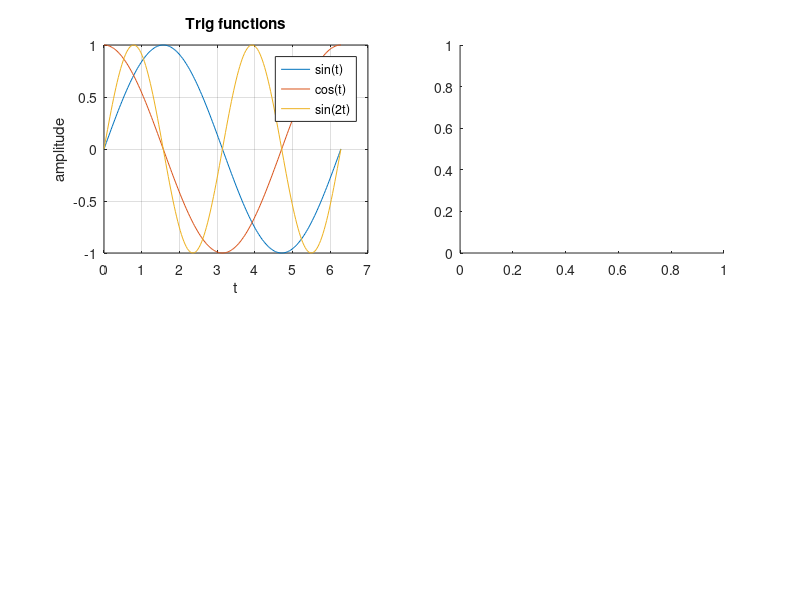

Source code (MATLAB): (Note: this script raises an error after producing the figure.)
% render_matlab.m — produce the ground-truth MATLAB reference for openlab-style fidelity tuning
%
% Renders the EXACT same 4 plots as examples/before_after.py (same data, same
% layout, same figure size + DPI). Output is a single 2x2 grid PNG so we can
% put it side-by-side with examples/after.png and visually + pixel-diff.
%
% Usage in MATLAB:
%   cd /path/to/openlab-style/examples
%   render_matlab
%   % outputs: examples/matlab_reference.png
%
% After running, commit examples/matlab_reference.png to the repo so we have
% the ground truth checked in.

fig = figure('Color', 'white', 'Position', [100 100 1100 770]);

% ─── (1,1) Multi-line trig plot ──────────────────────────────────────────
subplot(2, 2, 1);
t = linspace(0, 2*pi, 200);
plot(t, sin(t), 'DisplayName', 'sin(t)'); hold on;
plot(t, cos(t), 'DisplayName', 'cos(t)');
plot(t, sin(2*t), 'DisplayName', 'sin(2t)');
hold off;
xlabel('t');
ylabel('amplitude');
title('Trig functions');
legend('show');
grid on;

% ─── (1,2) Histogram ─────────────────────────────────────────────────────
subplot(2, 2, 2);
rng(42);  % MATLAB equivalent of numpy.random.seed(42); not bit-identical but reproducible
data = randn(2000, 1);
histogram(data, 30);
xlabel('value');
ylabel('count');
title('Histogram of 2000 N(0,1) samples');
grid on;

% ─── (2,1) Peaks heatmap ─────────────────────────────────────────────────
subplot(2, 2, 3);
[X, Y] = meshgrid(linspace(-3, 3, 150), linspace(-3, 3, 150));
Z = 3*(1-X).^2 .* exp(-X.^2 - (Y+1).^2) ...
    - 10*(X/5 - X.^3 - Y.^5) .* exp(-X.^2 - Y.^2) ...
    - exp(-(X+1).^2 - Y.^2) / 3;
imagesc([-3 3], [-3 3], Z);
axis xy;             % flip y so origin is bottom-left (matches matplotlib origin='lower')
axis tight;
colorbar;
xlabel('X');
ylabel('Y');
title('peaks() — colormap test');

% ─── (2,2) Loglog frequency response ─────────────────────────────────────
subplot(2, 2, 4);
f = logspace(0, 4, 200);
H1 = 1 ./ (1 + 1j * f / 100);
H2 = 1 ./ (1 + 1j * f / 1000);
loglog(f, abs(H1), 'DisplayName', 'cutoff 100 Hz'); hold on;
loglog(f, abs(H2), 'DisplayName', 'cutoff 1 kHz');
hold off;
xlabel('frequency (Hz)');
ylabel('|H(f)|');
title('Two low-pass filters');
legend('show');
grid on;

% ─── Export ──────────────────────────────────────────────────────────────
% Match the Python output dimensions exactly: figsize=(10, 7) at dpi=110 = 1100x770 px
% MATLAB uses inches at 100 dpi by default; force 110 dpi via -r110
out_path = fullfile(fileparts(mfilename('fullpath')), 'matlab_reference.png');
exportgraphics(fig, out_path, 'Resolution', 110, 'BackgroundColor', 'white');
fprintf('Wrote %s\n', out_path);
fprintf('Now: commit it to the repo so the fidelity diff has a ground truth.\n');
